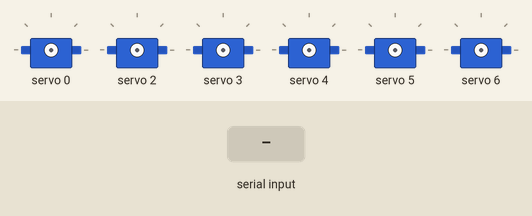
Simulated run of this sketch. Board: Arduino Uno, built with avr-gcc and run on an emulated ATmega328P. On the bench: 6 × servo. The test bench sets the inputs (shaded band). What the sketch prints to the serial monitor is not drawn.

Above: at 1.2 s.
1.3 s: "s90\n" received over Serial
At 2.16 s:
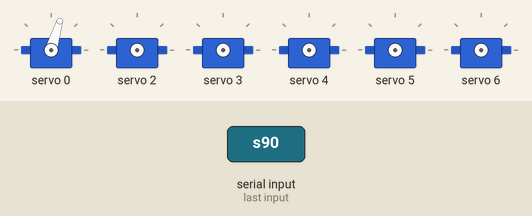
At 12.9 s:
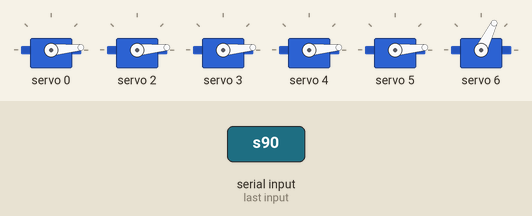
13.3 s: "s" received over Serial
At 18.3 s:
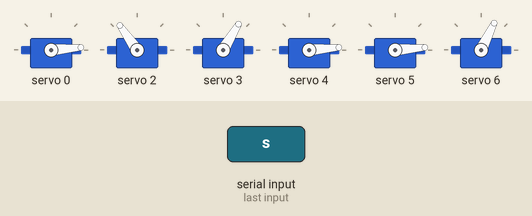
Timing chart, 0 to 19.8 s (numbered marks = the images above; inputs shaded):
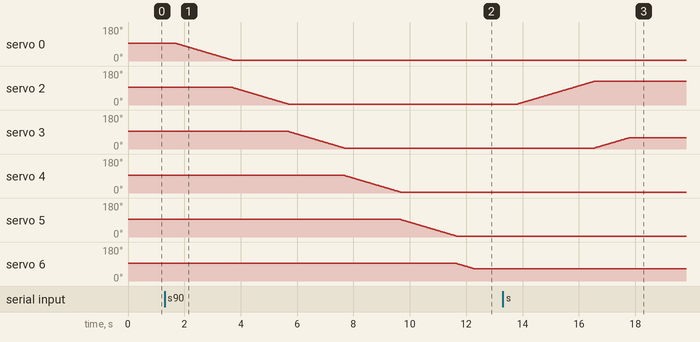

The sketch:

Inverse_Kinematics_6DOF.ino
```cpp
// (licence header left out)
#include <Wire.h>
#include <Adafruit_PWMServoDriver.h>

const unsigned char CHANNELS_MAX = 16;
const unsigned int PWM_FREQ = 50; // Hz
const unsigned int PWM_MAX = 4096;  // DN
const float PULSE_PER_USEC = ((float)PWM_FREQ * PWM_MAX) / 1.0e6;  // DN/uSec
const unsigned int SERVO_DELAY = 10;
const double RAD2DEG = 180.0 / PI;

const unsigned int SERVO_MIN = 600; // uSec
const unsigned int SERVO_MID = 1500; // uSec
const unsigned int SERVO_MAX = 2400; // uSec
const double X_MIN = -0.4;
const double X_MAX = 0.4;
const double Y_MIN = -0.4;
const double Y_MAX = 0.4;
const double Z_MIN = -0.4;
const double Z_MAX = 0.4;

const double BASE_SHOULDER_LENGTH = 0.18000;    // Base to shoulder
const unsigned char BASE_SHOULDER_SERVO = 0.035;
const unsigned int BASE_SHOULDER_SERVO_MIN = 600;
const unsigned int BASE_SHOULDER_SERVO_MAX = 2400;
const double BASE_SHOULDER_ANGLE_MIN = 0;
const double BASE_SHOULDER_ANGLE_MAX = 180;

const double SHOULDER_ELBOW_LENGTH = 0.10500;    // Shoulder to elbow
const unsigned char SHOULDER_ELBOW_SERVO = 2;
const unsigned int SHOULDER_ELBOW_SERVO_MIN = 600;
const unsigned int SHOULDER_ELBOW_SERVO_MAX = 2400;
const double SHOULDER_ELBOW_ANGLE_MIN = 0;
const double SHOULDER_ELBOW_ANGLE_MAX = 180;

const double ELBOW_WRIST_LENGTH = 0.10500;    // Elbow to writst
const unsigned char ELBOW_WRIST_SERVO = 3;
const unsigned int ELBOW_WRIST_SERVO_MIN = 600;
const unsigned int ELBOW_WRIST_SERVO_MAX = 2400;
const double ELBOW_WRIST_ANGLE_MIN = 0;
const double ELBOW_WRIST_ANGLE_MAX = 180;

const double WRIST_GRIPPER_LENGTH = 0.18542;    // Writst to gripper
const unsigned char WRIST_GRIPPER_SERVO = 4;
const unsigned int WRIST_GRIPPER_SERVO_MIN = 600;
const unsigned int WRIST_GRIPPER_SERVO_MAX = 2400;
const double WRIST_GRIPPER_ANGLE_MIN = 0;
const double WRIST_GRIPPER_ANGLE_MAX = 180;

const unsigned char WRIST_SERVO = 5;      // Wrist rotation
const unsigned int WRIST_SERVO_MIN = 600;
const unsigned int WRIST_SERVO_MAX = 2400;
const double WRIST_ANGLE_MIN = 0;
const double WRIST_ANGLE_MAX = 180;

const unsigned char GRIPPER_SERVO = 6;    // Gripper
const unsigned int GRIPPER_SERVO_MIN = 1200;
const unsigned int GRIPPER_SERVO_MAX = 1800;
const double GRIPPER_DISTANCE_MIN = 0;
const double GRIPPER_DISTANCE_MAX = 0.04;

Adafruit_PWMServoDriver pwm = Adafruit_PWMServoDriver(&Wire, 0x40);
unsigned int prevServo[CHANNELS_MAX + 1];

double fmap(double x, double in_min, double in_max, double out_min, double out_max)
{
	return (x - in_min) * (out_max - out_min) / (in_max - in_min) + out_min;
}

double fconstrain(double x, double x_min, double x_max)
{
	if (x <= x_min)
		return x_min;
	else if (x >= x_max)
		return x_max;
	else
		return x;
}

void moveArm(double x, double y, double z, double theta_gripper, double dist_gripper) {

	x = fconstrain(x, X_MIN, X_MAX);
	y = fconstrain(y, Y_MIN, Y_MAX);
	z = fconstrain(z, Z_MIN, Z_MAX);
	dist_gripper = fconstrain(dist_gripper, GRIPPER_DISTANCE_MIN, GRIPPER_DISTANCE_MAX);
	theta_gripper = fconstrain(theta_gripper, WRIST_GRIPPER_ANGLE_MIN, WRIST_GRIPPER_ANGLE_MAX);

	double theta_shoulder = atan2(y, x) * RAD2DEG;
	theta_shoulder = fconstrain(theta_shoulder, BASE_SHOULDER_ANGLE_MIN, BASE_SHOULDER_ANGLE_MAX);

	double r = sqrt(x * x + y * y);
	double r_prime = r - WRIST_GRIPPER_LENGTH * cos(theta_gripper);
	double z_prime = z - BASE_SHOULDER_LENGTH * sin(theta_gripper);
	double h = sqrt(r_prime * r_prime + z_prime * z_prime) / 2.0;
	double theta_elbow = asin(h / ELBOW_WRIST_LENGTH) * 2.0 * RAD2DEG;
	theta_elbow = fconstrain(theta_elbow, SHOULDER_ELBOW_ANGLE_MIN, SHOULDER_ELBOW_ANGLE_MAX);

	double theta_wrist = 180 + theta_gripper - theta_shoulder - theta_elbow;
	theta_wrist = fconstrain(theta_wrist, ELBOW_WRIST_ANGLE_MIN, ELBOW_WRIST_ANGLE_MAX);

	double theta_wrist_rot = 90;
	theta_wrist_rot = fconstrain(theta_wrist_rot, WRIST_ANGLE_MIN, WRIST_ANGLE_MAX);

	Serial.println("x:" + String(x) + "\ty:" + String(y) + "\tz:" + String(z) + "\tdist_gripper:" + String(dist_gripper) +
		"\ttheta_gripper:" + String(theta_gripper) + "\ttheta_wrist_rot:" + String(theta_wrist_rot) + "\ttheta_wrist:" + String(theta_wrist) +
		"\ttheta_shoulder:" + String(theta_shoulder) + "\ttheta_elbow:" + String(theta_elbow));

	servoPulse(BASE_SHOULDER_SERVO, fmap(theta_shoulder, BASE_SHOULDER_ANGLE_MIN, BASE_SHOULDER_ANGLE_MAX, BASE_SHOULDER_SERVO_MIN, BASE_SHOULDER_SERVO_MAX));
	servoPulse(SHOULDER_ELBOW_SERVO, fmap(theta_elbow, SHOULDER_ELBOW_ANGLE_MIN, SHOULDER_ELBOW_ANGLE_MAX, SHOULDER_ELBOW_SERVO_MIN, SHOULDER_ELBOW_SERVO_MAX));
	servoPulse(ELBOW_WRIST_SERVO, fmap(theta_wrist, ELBOW_WRIST_ANGLE_MIN, ELBOW_WRIST_ANGLE_MAX, ELBOW_WRIST_SERVO_MIN, ELBOW_WRIST_SERVO_MAX));
	servoPulse(WRIST_GRIPPER_SERVO, fmap(theta_gripper, WRIST_GRIPPER_ANGLE_MIN, WRIST_GRIPPER_ANGLE_MAX, WRIST_GRIPPER_SERVO_MIN, WRIST_GRIPPER_SERVO_MAX));
	servoPulse(WRIST_SERVO, fmap(theta_wrist_rot, WRIST_ANGLE_MIN, WRIST_ANGLE_MAX, WRIST_SERVO_MIN, WRIST_SERVO_MIN)); //!!!!
	servoPulse(GRIPPER_SERVO, fmap(dist_gripper, GRIPPER_DISTANCE_MIN, GRIPPER_DISTANCE_MAX, GRIPPER_SERVO_MIN, GRIPPER_SERVO_MAX));
}

void servoPulse(unsigned char servo, unsigned int uSec) {
	unsigned int result = constrain(uSec, SERVO_MIN, SERVO_MAX) * PULSE_PER_USEC;
	if (result < prevServo[servo]) {
		for (unsigned int temp = prevServo[servo]; temp > result; temp -= 1) {
			pwm.setPWM(servo, 0, temp);
			delay(SERVO_DELAY);
		}
	}
	else if (result > prevServo[servo]) {
		for (unsigned int temp = prevServo[servo]; temp < result; temp += 1) {
			pwm.setPWM(servo, 0, temp);
			delay(SERVO_DELAY);
		}
	}
	prevServo[servo] = result;
}

void setup() {
	pwm.begin();
	pwm.setPWMFreq(PWM_FREQ);
	Wire.setClock(400000);
	for (int i = 0; i < CHANNELS_MAX; i++) {
		prevServo[i] = SERVO_MID * PULSE_PER_USEC;
		servoPulse(i, SERVO_MID);         // Set all servos at mid position
	}
	Serial.setTimeout(100);
	Serial.begin(115200);
	Serial.println("6DOF ARM");
}

void loop() {
	//Serial.println(fmap(90.0, 0, 180, 600, 2400)); // Test fmap
	//Serial.println(fconstrain(10, 5 , 50));         // Test fconstrain
	if (Serial.available()) {
		//Command:s 0.1 0.1 0.1 30 0.01
		if (tolower(Serial.read()) == 's') {
			//*/
			double x = Serial.parseFloat();
			double y = Serial.parseFloat();
			double z = Serial.parseFloat();
			double grip_angle = Serial.parseFloat();
			double grip_dist = Serial.parseFloat();
			Serial.println(x);
			moveArm(x, y, z, grip_angle, grip_dist);
			//*/
			/*/
			unsigned char x = Serial.parseInt();
			unsigned int y = Serial.parseInt();
			servoPulse(x, y);
			//*/
		}
		else {
			Serial.println("s x y z grip_angle grip_dist");
		}
		// Discard extra characters
		while (Serial.available())
			Serial.read();
	}
}
```

Measured:
- after the input at 1.3 s, servo 0: moves from 93° to 5° over 2.0 s, starting after 0.42 s; servo 2: moves from 93° to 5° over 2.0 s, starting after 2.4 s; servo 3: moves from 93° to 5° over 2.0 s, starting after 4.4 s; servo 4: moves from 93° to 5° over 2.0 s, starting after 6.4 s; servo 5: moves from 93° to 5° over 2.0 s, starting after 8.4 s
- after the input at 13.3 s, servo 2: moves from 5° to 125° over 2.7 s, starting after 0.53 s; servo 3: moves from 5° to 59° over 1.2 s, starting after 3.3 s
